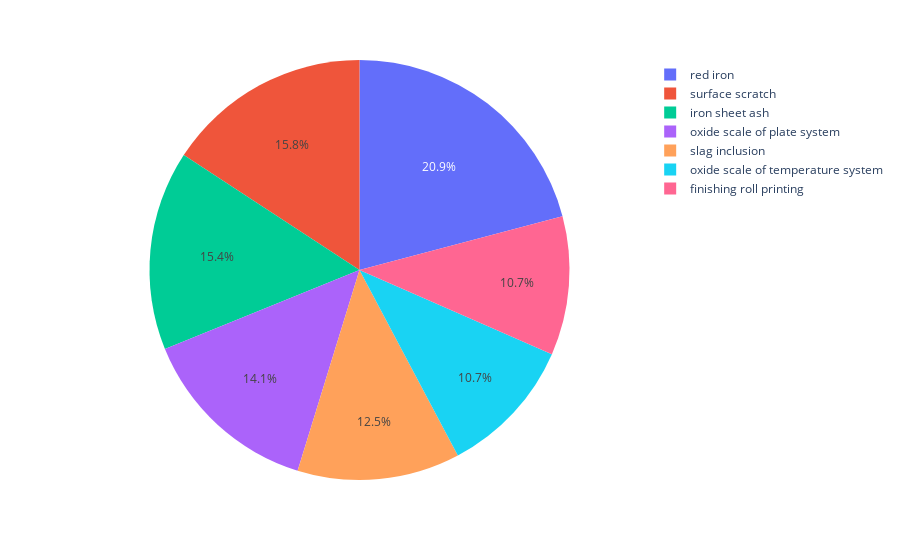

The cell this chart's notebook holds for it:
### Code cell
#Distrebution of label Count 
labels=d_1['label'].value_counts()
#pie chart 
fig = px.pie(d_1, values=labels, names=labels.index)
fig.show()

### Figure 1 — Plotly figure (JSON) as saved in the notebook; plotly's stock layout.template omitted (floating-point values rounded to 4 significant figures)
{"data": [{"domain": {"x": [0, 1], "y": [0, 1]}, "hovertemplate": "label=%{label}<br>value=%{value}<extra></extra>", "labels": ["red iron", "surface scratch", "iron sheet ash", "oxide scale of plate system", "slag inclusion", "oxide scale of temperature system", "finishing roll printing"], "legendgroup": "", "name": "", "showlegend": true, "type": "pie", "values": [397, 300, 292, 268, 238, 203, 203]}], "layout": {"legend": {"tracegroupgap": 0}, "margin": {"t": 60}}}
